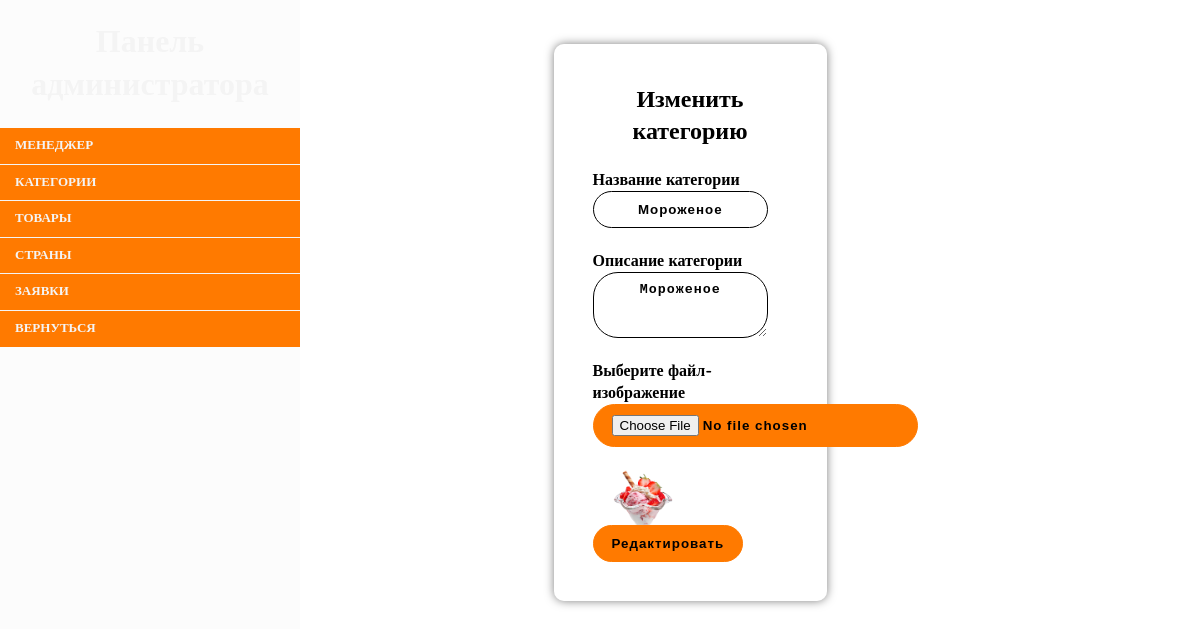
The page /categories/edit.php?id=11 on the database its author committed.
### tables this page shows
CREATE TABLE `categories` (
  `id` int(11) NOT NULL,
  `name` varchar(30) NOT NULL,
  `description` varchar(255) NOT NULL,
  `image` varchar(255) NOT NULL
);

### categories/edit.php (called while the page is built, shortened)
<?php
include $_SERVER['DOCUMENT_ROOT'] . '/bootstrap.php';
$id = $_GET['id'] ?? 1;
$category = $dataCategory->getOneCategory($id);
include $_SERVER['DOCUMENT_ROOT'] . '/categories/edit.view.php';

### BD/Connect.php (called while the page is built, shortened)
<?php
class Connect
{
    public static function make($conn)
    {
        return new PDO(
            'mysql:host=' . $conn['host'] . ';dbname=' . $conn['dbname'],
            $conn['login'],
            $conn['password'],
            $conn['options']
        );
    }
}

### bootstrap.php (called while the page is built, shortened)
<?php
include $_SERVER['DOCUMENT_ROOT'] . '/BD/Connect.php';
include $_SERVER['DOCUMENT_ROOT'] . '/APP/Models/Category.php';
$dataCategory = new Category(Connect::make(CONN));

### APP/Models/Category.php (called while the page is built, shortened)
<?php
class Category
{
    protected $pdo;
    public function __construct(PDO $pdo)
    {
        $this->pdo = $pdo;
    }
    public function getOneCategory($id)
    {
        $stmt = $this->pdo->prepare('SELECT * FROM categories WHERE id=:id');
        $stmt->execute(['id' => $id]);
        return $stmt->fetch();
    }
}

### categories/edit.view.php (the view, shortened to what this page needs)
<?php include $_SERVER['DOCUMENT_ROOT'] . '/templates/nav.admin.php'; ?>
<link rel="stylesheet" href="/CSS/products.css">
<div class="cardsAnk">
    <div style="width: 25%; padding: 5%" class="cardAnk">
        <h2>Изменить категорию</h2><br>
        <form action="updateCategory.php" method="post" enctype="multipart/form-data">
            <div>
                <label class="bold" for="name">Название категории</label><br>
                <input class="t" type="text" id="name" name="name" value="<?= $category->name ?>">
            </div>
            <br>
            <div>
                <label class="bold" for="description">Описание категории</label><br>
                <textarea class="t" name="description" id="description"
                          rows="3"><?= $category->description ?></textarea>
            </div>
            <br>
            <div>
                <label class="bold" for="image">Выберите файл-изображение</label>
                <br>
                <input class="subscribe" type="file" name="image" id="image">
            </div>
            <br>
            <img src="../img/<?= $category->image ?>" alt="img" id="loadImage" style="width: 100px; display: block;">
            <button class="subscribe" type="submit" name="submitUpdate">Редактировать</button>
        </form>
    </div>
</div>

### CSS/navAdmin.css (style rules this page uses)
h1, h2, h3, h4, h5, h6 { margin: 0; text-align: center; }
.t { text-align: center; justify-content: center; background: #fff; outline: none; font-weight: bold; padding: 5%; border-radius: 25px; border: 1px solid black; letter-spacing: 1px; }
.subscribe { background: #FF7A00; outline: none; font-weight: bold; padding: 10px 18px; border-radius: 25px; border: 1px solid #FF7A00; letter-spacing: 1px; text-decoration: none; color: black; }
#loadImage { display: none; }

### CSS/products.css (style rules this page uses)
.cardsAnk { display: flex; flex-wrap: wrap; justify-content: space-evenly; flex-direction: row; margin: 0 10% 5% 10%; }
.cardAnk { padding: 1%; cursor: pointer; width: 300px; margin-bottom: 30px; background-color: rgba(255, 255, 255, 0.384); border-radius: 10px; box-shadow: 0 0 10px rgba(0, 0, 0, 0.5); }
.subscribe { background: #FF7A00; outline: none; font-weight: bold; padding: 10px 18px; border-radius: 25px; border: 1px solid #FF7A00; letter-spacing: 1px; text-decoration: none; color: black; }
.t { text-align: center; justify-content: center; background: #fff; outline: none; width: 90%; font-weight: bold; padding: 5%; border-radius: 25px; border: 1px solid black; letter-spacing: 1px; }
.bold { color: black; font-weight: bold; }

### rows shown on the page
categories: name "Мороженое", description "Мороженое", image (picture)
